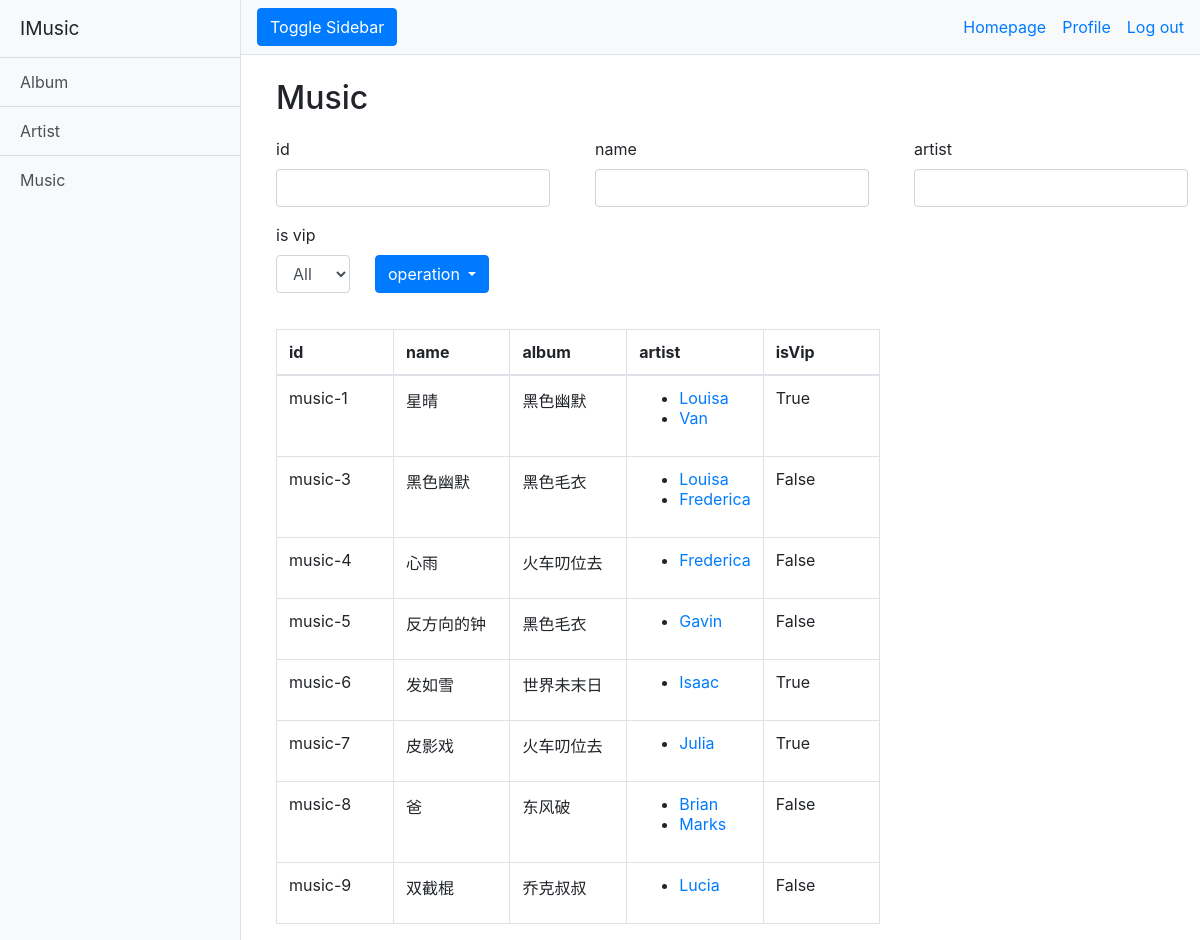
Screenshot of /music_system/music.html (signed in) with the database file from the repository.
### music_system/models.py (models this page shows, shortened)
class music(models.Model):
    musicId = models.CharField(primary_key=True, max_length=10)
    name = models.CharField(max_length=10)
    date = models.DateTimeField(default=timezone.now)
    isVip = models.BooleanField(default=False)
    album = models.ForeignKey(album, on_delete=models.SET_NULL, null=True)
    artist = models.ManyToManyField(artist)

class album(models.Model):
    albumId = models.CharField(primary_key=True, max_length=10)
    name = models.CharField(max_length=10)
    date = models.DateTimeField(default=timezone.now)
    desc = models.CharField(max_length=1000)
    artist = models.ManyToManyField(artist)

class artist(models.Model):
    artistId = models.CharField(primary_key=True, max_length=10)
    name = models.CharField(max_length=10)
    date = models.DateTimeField(default=timezone.now)
    desc = models.CharField(max_length=1000)

### music_system/views.py (the view)
# urls.py: path('music.html', views.search_music, name='search_music'),
def search_music(req):
    dic = {attr: req.GET[attr]
           for attr in music_attrs if attr in req.GET and req.GET[attr]}
    if 'isVip' in dic:
        if dic['isVip'] == '2':
            del dic['isVip']
        else:
            dic['isVip'] = dic['isVip'] == '1'
    context = {}
    musics = music.objects.filter(**dic)
    if not musics:
        context['info'] = 'No music found, show all'
        musics = music.objects.all()
    for m in musics:
        m.artists = m.artist.all()
    context['musics'] = musics
    return render(req, 'music_system/music.html', context)

### music_system/templates/music_system/music.html (shortened to what this page needs)
<html>
    <head>
        {% extends "music_system/main.html" %}
        {% block func_unit %}
        <h2 class="mt-4" style="margin-left:20px">Music</h2>
        <form name="form1" style="margin-top:20px;">
            <div class="row">
                <div class="form-group col-md3" style="margin-left:35px;margin-right:10px">
                    <label for="formGroupExampleInput">id</label>
                    <input class="form-control" type="text" name="musicId" value=""/>
                </div>
                <div class="form-group col-md3" style="margin-left:35px;margin-right:10px">
                    <label for="formGroupExampleInput">name</label>
                    <input class="form-control" type="text" name="name" value=""/>
                </div>
                <div class="form-group col-md3" style="margin-left:35px;margin-right:10px">
                    <label for="formGroupExampleInput">artist</label>
                    <input class="form-control" type="text" name="artist__name" value=""/>
                </div>
                <div class="form-group col-md3" style="margin-left:35px;margin-right:10px">
                    <label for="formGroupExampleInput">is vip</label>
                    <select class="form-control" name="isVip">
                        <option value="2" selected="selected">All</option>
                    </select>
                </div>
                <div class="col">
                    <div class="btn-group" style="margin-top:32px">
                        <button type="button" class="btn btn-primary dropdown-toggle" data-toggle="dropdown">operation
                        </button>
                    </div>
                </div>
            </div>
        </form>
        <table style="margin-top:20px;margin-left:20px;width:65%;" class="table table-hover table-bordered">
            <thead>
                <tr>
                    <th style="width:20%">id</th>
                    <th style="width:20%">name</th>
                    <th style="width:20%">album</th>
                    <th style="width:20%">artist</th>
                    <th style="width:20%">isVip</th>
                </tr>
            </thead>
            {% if musics %}
            <tbod>
            {% for music in musics %}
            <tr>
                <td>{{ music.musicId}}</td>
                <td>{{ music.name}}</td>
                <td>{{ music.album.name}}</td>
                <td>
                    <ul>
                        {% for artist in music.artists %}
                        <li><a href="artist/{{artist.artistId}}">{{artist.name}}</a></li>
                        {% endfor %}
                    </ul>
                </td>
                <td>{{ music.isVip}}</td>
            </tr>
            {% endfor %}
        </table>
        {% endif %}
        {% endblock %}

### music_system/static/css/simple-sidebar.css (style rules this page uses)
body { overflow-x: hidden; }

### rows the page displays
music: musicId "music-1", name "星晴", album.name "黑色幽默", isVip "True"
artist: name "Louisa"
artist: name "Van"
music: musicId "music-3", name "黑色幽默", album.name "黑色毛衣", isVip "False"
artist: name "Frederica"
music: musicId "music-4", name "心雨", album.name "火车叨位去", isVip "False"
music: musicId "music-5", name "反方向的钟", album.name "黑色毛衣", isVip "False"
artist: name "Gavin"
music: musicId "music-6", name "发如雪", album.name "世界未末日", isVip "True"
artist: name "Isaac"
music: musicId "music-7", name "皮影戏", album.name "火车叨位去", isVip "True"
artist: name "Julia"
music: musicId "music-8", name "爸", album.name "东风破", isVip "False"
artist: name "Brian"
artist: name "Marks"
music: musicId "music-9", name "双截棍", album.name "乔克叔叔", isVip "False"
artist: name "Lucia"
